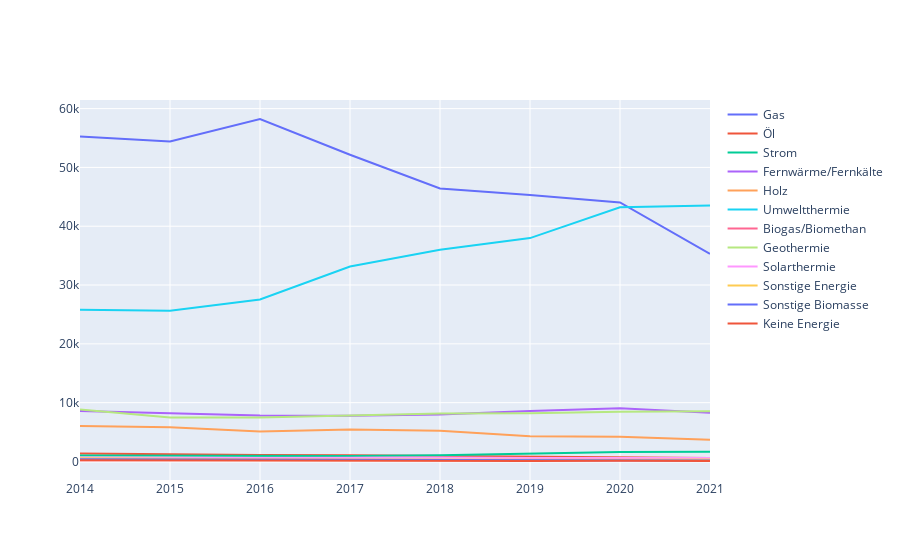

Here is the notebook cell this chart was saved with:
### Code cell
##choose on of those labels
print(df2_org["2_Auspraegung_Label"].unique())

#and plot
plot_energy_for_building_type("Wohngebäude")

### Figure 1 — Plotly figure (JSON) as saved in the notebook; plotly's stock layout.template omitted (floating-point values rounded to 4 significant figures)
{"data": [{"line": {"color": "#636EFA"}, "mode": "lines", "name": "Gas", "type": "scatter", "x": [2014, 2015, 2016, 2017, 2018, 2019, 2020, 2021], "y": [55269, 54419, 58232, 52145, 46409, 45313, 44037, 35306]}, {"line": {"color": "#EF553B"}, "mode": "lines", "name": "Öl", "type": "scatter", "x": [2014, 2015, 2016, 2017, 2018, 2019, 2020, 2021], "y": [1344, 1195, 1102, 1076, 959, 935, 776, 611]}, {"line": {"color": "#00CC96"}, "mode": "lines", "name": "Strom", "type": "scatter", "x": [2014, 2015, 2016, 2017, 2018, 2019, 2020, 2021], "y": [1009, 990, 946, 938, 1073, 1307, 1606, 1640]}, {"line": {"color": "#AB63FA"}, "mode": "lines", "name": "Fernwärme/Fernkälte", "type": "scatter", "x": [2014, 2015, 2016, 2017, 2018, 2019, 2020, 2021], "y": [8604, 8271, 7812, 7785, 7987, 8564, 9053, 8266]}, {"line": {"color": "#FFA15A"}, "mode": "lines", "name": "Holz", "type": "scatter", "x": [2014, 2015, 2016, 2017, 2018, 2019, 2020, 2021], "y": [6020, 5825, 5115, 5425, 5245, 4296, 4205, 3706]}, {"line": {"color": "#19D3F3"}, "mode": "lines", "name": "Umweltthermie", "type": "scatter", "x": [2014, 2015, 2016, 2017, 2018, 2019, 2020, 2021], "y": [25788, 25642, 27537, 33143, 35998, 37985, 43208, 43520]}, {"line": {"color": "#FF6692"}, "mode": "lines", "name": "Biogas/Biomethan", "type": "scatter", "x": [2014, 2015, 2016, 2017, 2018, 2019, 2020, 2021], "y": [206, 233, 278, 308, 288, 228, 261, 202]}, {"line": {"color": "#B6E880"}, "mode": "lines", "name": "Geothermie", "type": "scatter", "x": [2014, 2015, 2016, 2017, 2018, 2019, 2020, 2021], "y": [8847, 7477, 7482, 7800, 8168, 8212, 8478, 8536]}, {"line": {"color": "#FF97FF"}, "mode": "lines", "name": "Solarthermie", "type": "scatter", "x": [2014, 2015, 2016, 2017, 2018, 2019, 2020, 2021], "y": [670, 586, 600, 649, 697, 600, 624, 582]}, {"line": {"color": "#FECB52"}, "mode": "lines", "name": "Sonstige Energie", "type": "scatter", "x": [2014, 2015, 2016, 2017, 2018, 2019, 2020, 2021], "y": [568, 419, 389, 326, 367, 286, 281, 319]}, {"line": {"color": "#636EFA"}, "mode": "lines", "name": "Sonstige Biomasse", "type": "scatter", "x": [2014, 2015, 2016, 2017, 2018, 2019, 2020, 2021], "y": [367, 344, 384, 350, 288, 251, 295, 184]}, {"line": {"color": "#EF553B"}, "mode": "lines", "name": "Keine Energie", "type": "scatter", "x": [2014, 2015, 2016, 2017, 2018, 2019, 2020, 2021], "y": [216, 167, 113, 106, 102, 94, 111, 83]}], "layout": {}}
